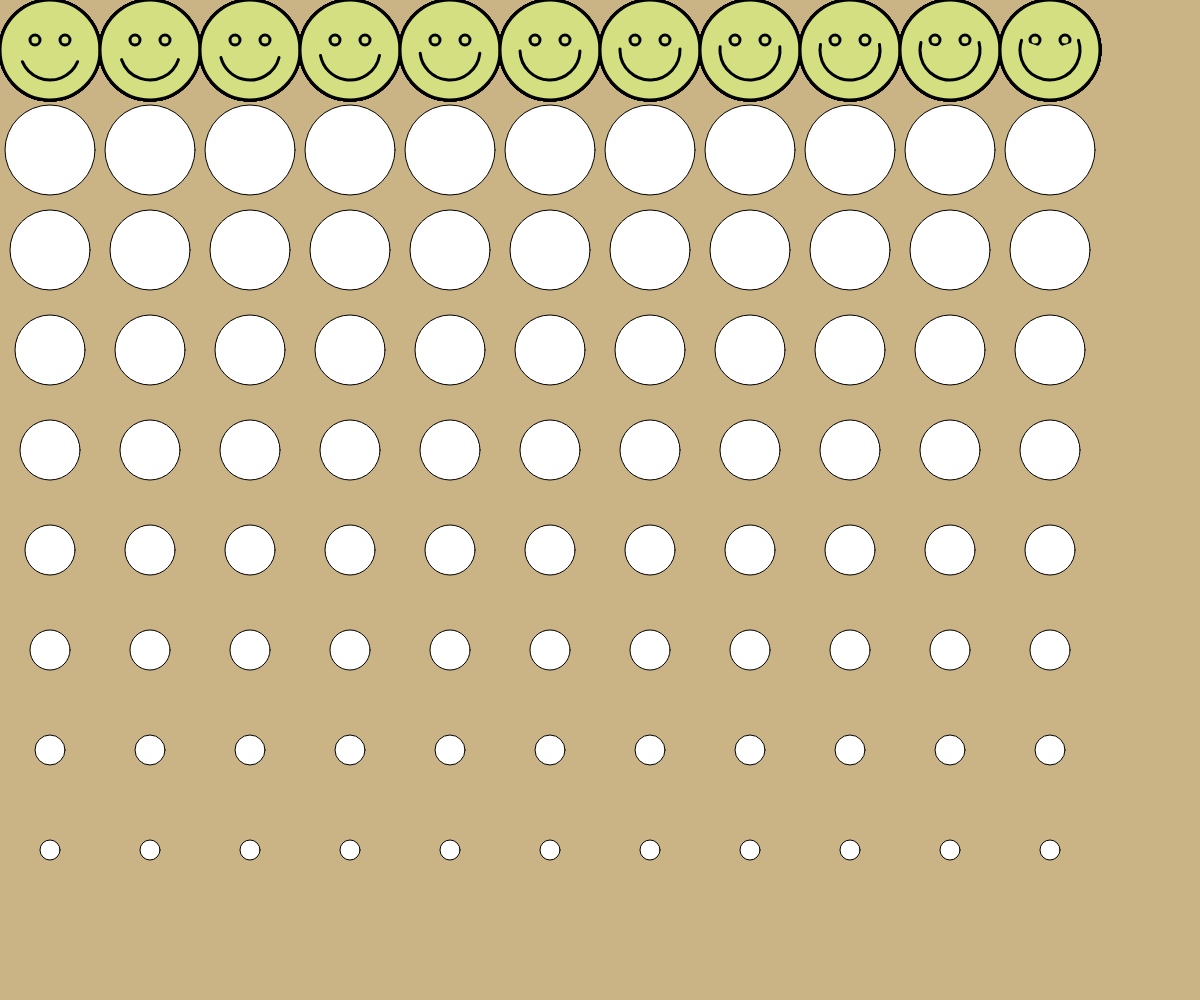
Frame 1 (no input)
Frame 60 (no input): identical to frame 1, image omitted
Frame 120 (the mouse pressed at the canvas centre since frame 60): identical to frame 1, image omitted

The p5.js sketch that drew this single still picture (run headless with seeded random() and noise() and a simulated clock; from frame 60 on, the mouse is pressed at the canvas centre):

// p5.js sketch
// ── sketch.js


function setup() {
  createCanvas(windowWidth, windowHeight);
  
  // iteration operators;
  // i++m : adds 1 to i
  // i+=10 : adds 10 to i
  // i--  : subtracts 1 from i
  // i -=5 : subtracts 5 from i
  for(let i = 0; i<10; i++){
    console.log(i);
  }
}

function draw() {
  background('#cab385ff');

for(let y = 50; y < height-50; y+=100) {
  for(let x = 50;x<width-50;x+=100){
    let circleSize;
    circleSize = map(y,50,height-50,100,10);
    circle(x,y,circleSize)
    push();
    translate(x,50); // this is starting point, essentially moving 0,0 point
    // everything within this push/pop block
    // will be centered, with 0,0 as the center
    // point
    strokeWeight(3);
    fill('#d3df81ff')

    circle(0,0,100);
    circle(-15,-10,10)
    circle(15,-10,10)
    //let happiness;
    happiness = map(x,0,width,-25,25);
    arc(0, 0, 60, 60, radians(0-happiness), radians(180+happiness));
    pop();
    }
  }
}
